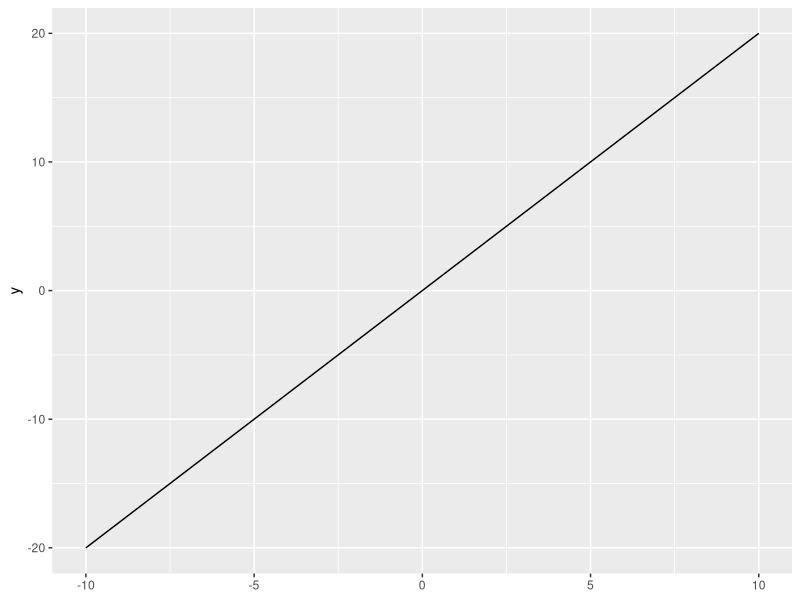
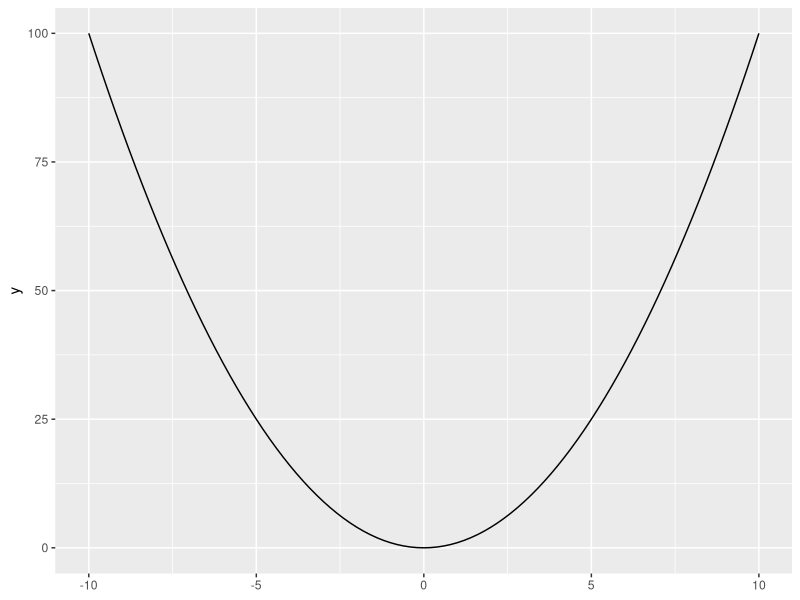
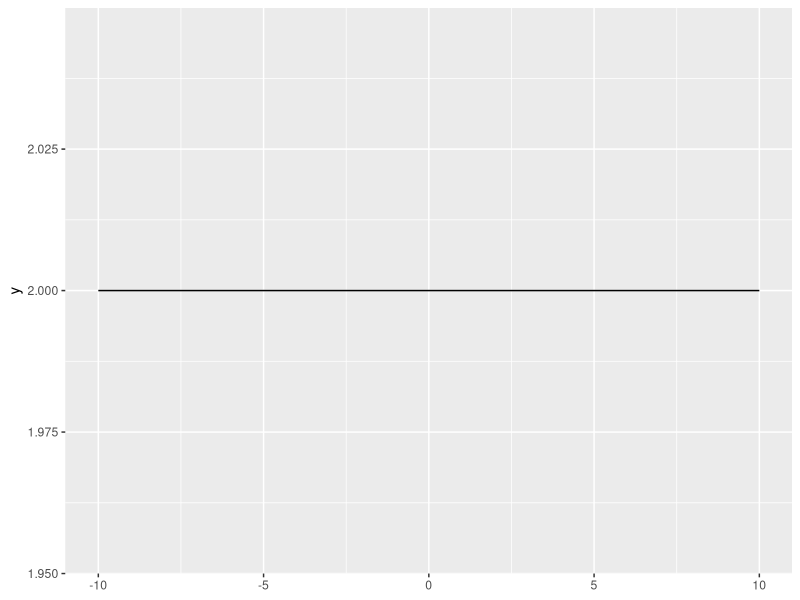
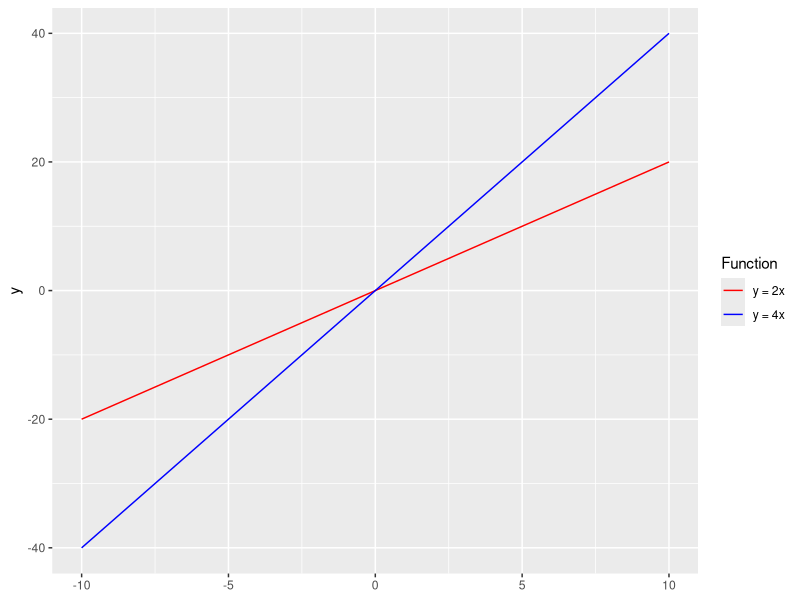
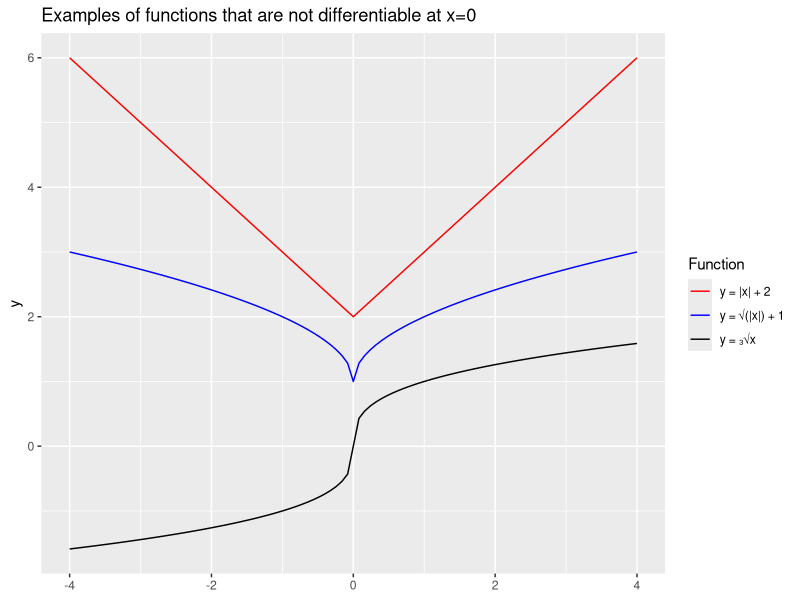
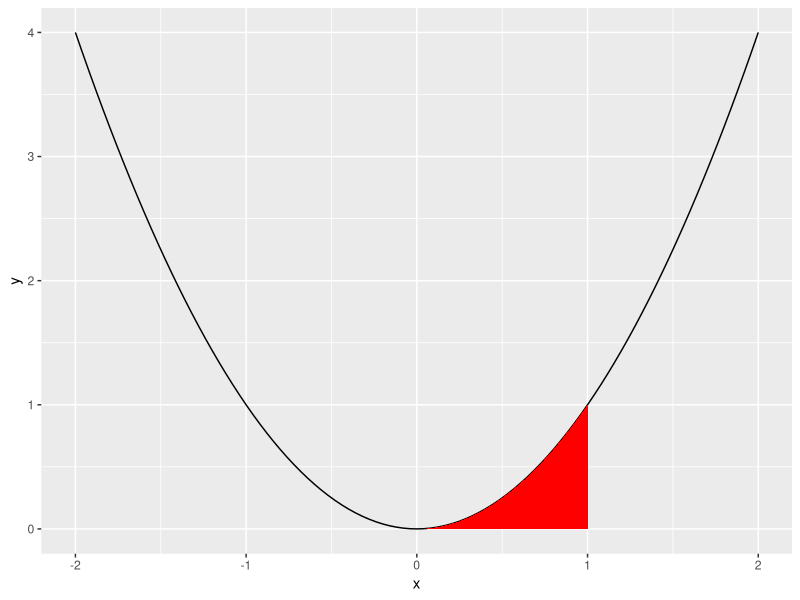

Reproduce these figures in R, in order.
## ---- chunk 1
#| message: false
library(tidyverse) # could also just do library(ggplot2)
ggplot() +
  stat_function(fun = function(x){2 * x}, 
                xlim = c(-10, 10))
## ---- chunk 2
ggplot() +
  stat_function(fun = function(x){x ^ 2}, 
                xlim = c(-10, 10))
## ---- chunk 3
ggplot() +
  stat_function(fun = function(x){2}, xlim = c(-10, 10))
## ---- chunk 4
ggplot() +
  stat_function(fun = function(x){2 * x}, xlim = c(-10, 10), aes(color = "y = 2x")) +
  stat_function(fun = function(x){4 * x}, xlim = c(-10, 10), aes(color = "y = 4x")) +
  scale_color_manual("Function", values = c("red", "blue"))
## ---- chunk 5
ggplot() +
  stat_function(fun = function(x){abs(x) + 2}, xlim = c(-4, 4), 
                aes(color = "y = |x| + 2")) +
  stat_function(fun = function(x){sqrt(abs(x)) + 1}, xlim = c(-4, 4), 
                aes(color = "y = √(|x|) + 1")) +
  stat_function(fun = function(x){sign(x) * abs(x)^(1 / 3)}, xlim = c(-4, 4), 
                aes(color = "y = ₃√x")) +
  scale_colour_manual("Function", values = c("red", "blue", "black")) +
  labs(title = "Examples of functions that are not differentiable at x=0")
## ---- chunk 6
# minimize the x^2 + 5 function:
optim(par = 0, fn = function(x){x ^ 2 + 5}, method = "L-BFGS-B")
## ---- chunk 7
ggplot() +
  # draw main function
  stat_function(fun = function(x){x ^ 2}, xlim = c(-2, 2)) +
  # fill area under the curve between x = 0 and x = 1
  geom_area(mapping = aes(x = 0), stat = "function",
            fun = function(x){x ^ 2}, xlim = c(0, 1), fill = "red")
